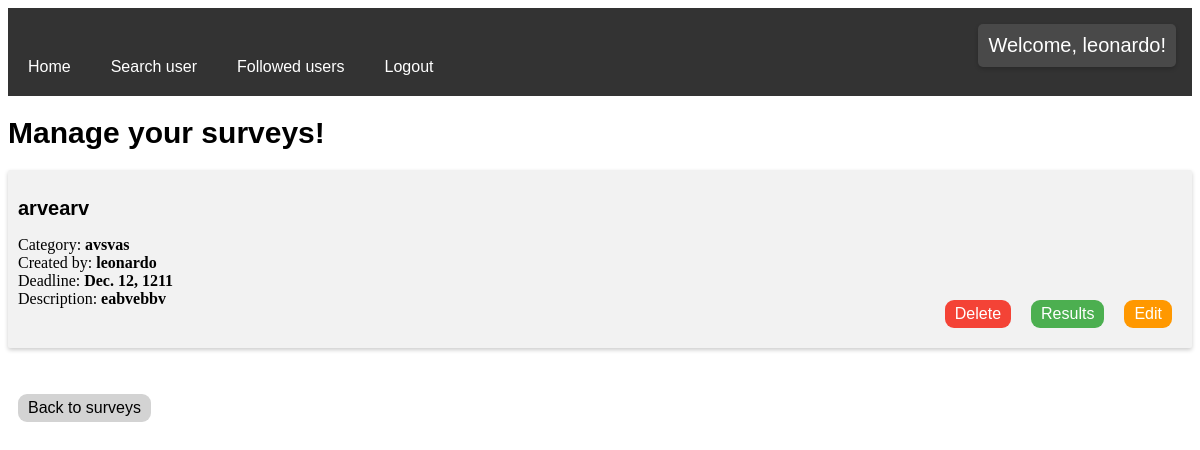
The app's page /manageSurveys/ (signed in) with its own data.
### surveys/models.py (models this page shows, shortened)
class Survey(models.Model):
    id = models.AutoField(primary_key=True)
    name = models.CharField(max_length=50)
    description = models.CharField(max_length=200)
    user = models.ForeignKey(User, on_delete=models.CASCADE, null=True)
    category = models.ForeignKey(Category, on_delete=models.CASCADE, null=True)
    deadline = models.DateField(null=True)

class Category(models.Model):
    id = models.AutoField(primary_key=True)
    name = models.CharField(max_length=50)
    user = models.ForeignKey(User, on_delete=models.CASCADE, null=True)
    def __str__(self):
        return self.name

### surveys/views.py (the view)
# urls.py: path('manageSurveys/', views.ManageSurveys.as_view(), name='manageSurveys'),
class ManageSurveys(ListView):
    model = Survey
    template_name = 'manageSurveys.html'
    context_object_name = 'surveys'
    def get_context_data(self, *, object_list=None, **kwargs):
        context = super().get_context_data(**kwargs)
        context['owned_surveys'] = Survey.objects.filter(user=self.request.user)
        return context

### templates/manageSurveys.html (shortened to what this page needs)
{% extends 'base.html' %}
{% block content %}
<h1>Manage your surveys!</h1>
<ul class="card">
{% for survey in owned_surveys %}
    <li>
        <h2>{{ survey.name }} </h2>
        Category: <b>{{ survey.category }}</b> <br>
        Created by: <b>{{ survey.user }}</b> <br>
        Deadline: <b>{{ survey.deadline }}</b> <br>
        Description: <b>{{ survey.description }}</b>
        <a href="{% url 'viewSurvey' survey.id %}">
            <button class="edit" type="button">Edit</button>
        </a>
        <a href="{% url 'viewResponses' survey.id %}">
            <button  class="open" type="button">Results</button>
        </a>
        <a href="{% url 'deleteSurvey' survey.id %}">
            <button class="delete" type="button">Delete</button>
        </a>
    </li>
{% endfor %}
</ul>
    <a href="{% url 'index' %}">
        <button class="home" type="button">Back to surveys</button>
    </a>
{% endblock %}

### templates/base.html (shortened to what this page needs)
{% load static %}
<html lang="en">
    <head>
        <link rel="stylesheet" href="{% static 'base.css' %}">
    </head>
    <body>
        <div class="navbar" id="navbar">
            <a href="{% url 'index' %}">Home</a>
            {% if user.is_authenticated %}
                <a href="{% url 'search_user' %}">Search user</a>
                <a href="{% url 'manage_followed_users' %}">Followed users</a>
                <a href="{% url 'logout_user' %}">Logout</a>
                <p class="welcome"> Welcome, {{ user.username }}!</p>
            {% else %}
                <a href="{% url 'login_user' %}">Login</a>
                <a href="{% url 'register_user' %}">Register</a>
            {% endif %}
        </div>
{% block content %}
{% endblock %}
    </body>
</html>

### templates/base.css (style rules this page uses)
.navbar { overflow: hidden; background-color: #333; font-family: Arial, Helvetica, sans-serif; }
.navbar a { float: left; font-size: 16px; color: white; text-align: center; padding: 50px 20px 20px 20px; text-decoration: none; }
.welcome { padding: 10px; border-radius: 5px; margin: 16px; background: #494949; box-shadow: 0 2px 4px 0 rgba(0,0,0,0.2); font-family: Arial, Helvetica, sans-serif; float: right; }
button { background-color: #4CAF50; border: none; color: white; padding: 5px 10px; text-align: center; text-decoration: none; display: inline-block; font-size: 16px; margin: 10px; cursor: pointer; border-radius: 9px; }
button.edit { background-color: #ff9800; }
button.delete { background-color: #f44336; }
button.home { background-color: lightgray; color: black; }
p.welcome { font-size: 20px; color: white; font-family: Arial, Helvetica, sans-serif; }
ul.card { display: flex; flex-direction: column; justify-content: space-between; padding: 0; }
ul.card li { list-style-type: none; padding: 10px; background-color: #f2f2f2; border-radius: 2px; box-shadow: 0 2px 4px 0 rgba(0,0,0,0.2); margin-bottom: 20px; }
ul.card li button { float: right; }
h1 { font-family: Arial, Helvetica, sans-serif; font-size: 30px; color: black; }
h2 { font-family: Arial, Helvetica, sans-serif; font-size: 20px; color: black; }

### records on screen
Survey: name "arvearv", category "avsvas", user "leonardo", deadline "Dec. 12, 1211", description "eabvebbv"

### other values on screen
{{ user.username }} "leonardo"
